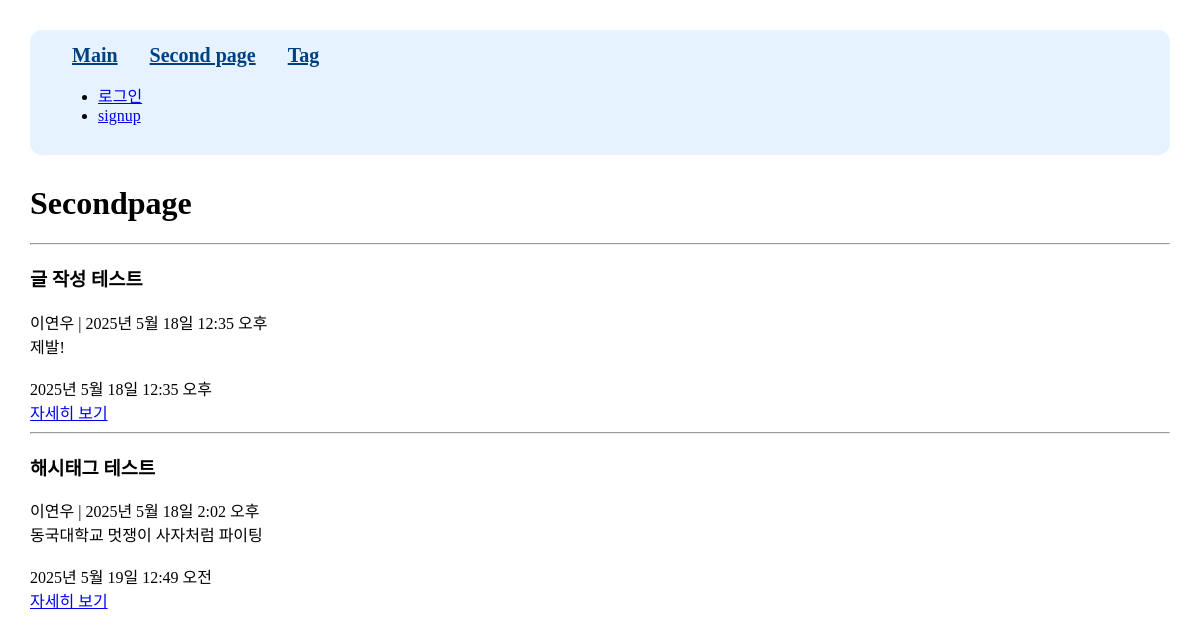
Screenshot of /second with the database file from the repository.
### main/models.py (models this page shows, shortened)
class Post(models.Model):
    title = models.CharField(max_length=50)
    author = models.ForeignKey(User, null= False, blank=False, on_delete=models.CASCADE)
    content = models.TextField()
    date = models.DateTimeField()
    update_date = models.DateTimeField()
    image = models.ImageField(upload_to="blog/", blank=True, null=True)
    tags = models.ManyToManyField(Tag, related_name= 'posts', blank=True)
    like = models.ManyToManyField(User, related_name='likes', blank=True)
    like_count = models.PositiveIntegerField(default=0)
    def summary(self):
        return self.content[:20]

### main/views.py (the view)
# urls.py: path('second', secondpage, name="secondpage"),
def secondpage(request):
    posts = Post.objects.all()
    return render(request, 'main/secondpage.html',{'posts': posts})#오른쪽 posts(DB 필드명)에서 왼쪽 posts 이름으로 넘겨줌

### main/templates/main/secondpage.html (shortened to what this page needs)
{% extends 'base.html' %}
{% load static %}
{% block content %}
    <h1>Secondpage</h1>
    <div>
        {% for post in posts %}
            <div>
            <hr/>
            <h3>{{post.title}}</h3>
            {{post.author}} | {{post.date}}<br>
            {{post.summary}}<br>
            <br>
            {{post.update_date}}<br>
            <a href="{% url 'main:detail' post.id %}">자세히 보기</a>
            <br>
            </div>
        {% endfor %}
    </div>
{% endblock %}

### config/templates/base.html (shortened to what this page needs)
<!DOCTYPE html>
{% load static %}
<html lang="ko">
<head>
</head>
<body class="body-container">
    <nav class="navbar">
        <a class="navbar-link" href="{% url 'main:mainpage' %}">Main</a>
        <a class="navbar-link" href="{% url 'main:secondpage' %}">Second page</a>
        <a class="navbar-link" href="{% url 'main:tag_list' %}">Tag</a>
    <div class="nav-right">
        {% if user.is_authenticated %}
        <ul class="nav-link-account">
            <li class="nav-link-user">{{ user.username }}</li>
            <li><a href="{% url 'accounts:logout' %}">로그아웃</a></li>
            <li><a href="{% url 'users:mypage' request.user.id %}">mypage</a></li>
        </ul>
        {% else %}
        <ul class="nav-link-account">
            <li><a href="{% url 'accounts:login' %}">로그인</a></li>
            <li><a href="{% url 'accounts:signup' %}">signup</a></li>
        </ul>
        {% endif %}
    </div>
    </nav>
    {% block content %}
    {% endblock %}
</body>
</html>

### config/templates/base.html (style rules this page uses)
.navbar { background-color: #e6f2ff; padding: 14px 28px; border-radius: 12px; margin-bottom: 30px; }
.navbar-link { color: #004080; font-size: 20px; font-weight: 700; padding: 8px 14px; border-radius: 8px; }
.body-container { margin: 30px; }

### rows the page displays
Post: title "글 작성 테스트", author "이연우", date "2025년 5월 18일 12:35 오후", summary "제발!", update_date "2025년 5월 18일 12:35 오후"
Post: title "해시태그 테스트", author "이연우", date "2025년 5월 18일 2:02 오후", summary "동국대학교 멋쟁이 사자처럼 파이팅", update_date "2025년 5월 19일 12:49 오전"
